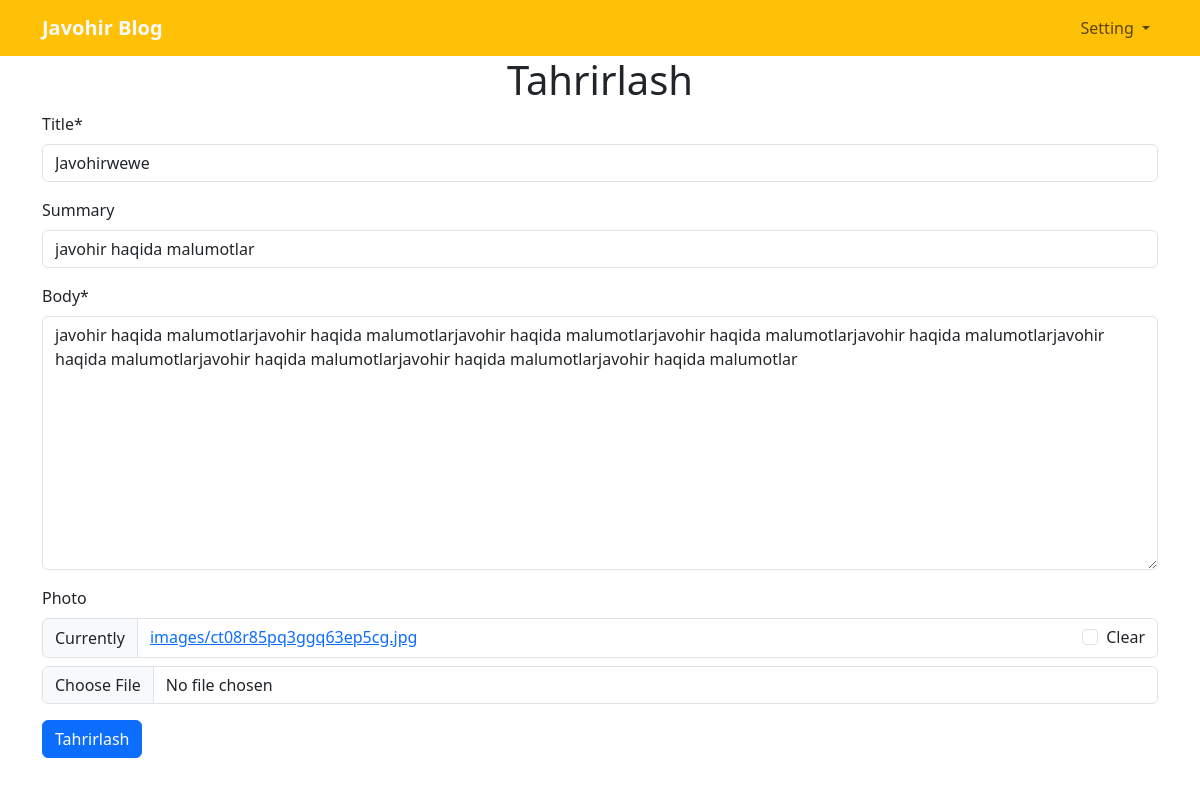
Page /articles/detail/update/4/ (signed in) on the earlier database version.
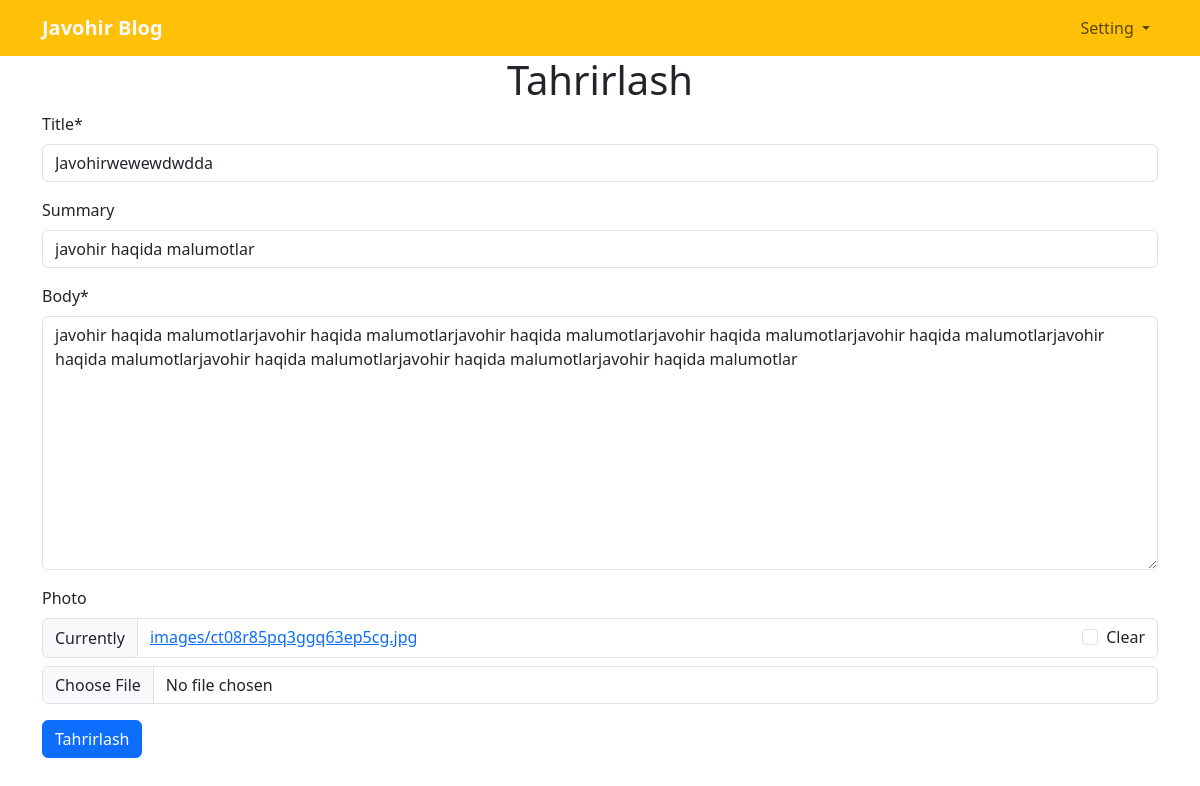
Same page on the later database version.
### articles/models.py (models this page shows, shortened)
class Article(models.Model):
    title = models.CharField(max_length=150)
    summary = models.CharField(max_length=150, blank=True)
    body = models.TextField()
    photo = models.ImageField(upload_to="images/", blank=True)
    date = models.DateTimeField(auto_now_add=True)
    author = models.ForeignKey(get_user_model(), on_delete=models.CASCADE)

### articles/views.py (the view)
# urls.py: path("detail/update/<int:pk>/", ArticleUpdateView.as_view(), name="article_update"),
class ArticleUpdateView(LoginRequiredMixin, UserPassesTestMixin, UpdateView):
    model = Article
    template_name = "article_update.html"
    fields = ["title", "summary", "body", "photo"]
    def test_func(self):
        obj = self.get_object()
        return obj.author == self.request.user or self.request.user.is_superuser

### templates/article_update.html (shortened to what this page needs)
{% extends  "base.html" %}
{% load crispy_forms_tags %}
{% block content %}
<h1 class="text-center">Tahrirlash</h1>
<form method="post" enctype="multipart/form-data">
    {{form|crispy}}
    <button type="submit" class="btn btn-primary">Tahrirlash</button>
</form>
{% endblock %}

Differences in the rows shown:
changed Article "javohir haqida malumotlar": title "Javohirwewe" → "Javohirwewewdwdda"
